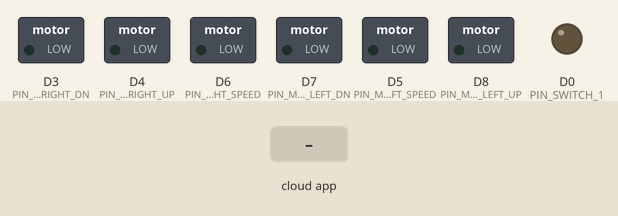
Bench run of a sketch on a simulated ESP8266 (NodeMCU). Parts: switched loads named in the sketch (green lamp = pin HIGH), output pins drawn as LEDs (lit = HIGH). Inputs (shaded band) come from the test bench. The RemoteXY app is connected.

Above: at 1.2 s.
1.3 s: the phone or cloud app sets joystick_1_x to -100
At 2.4 s:
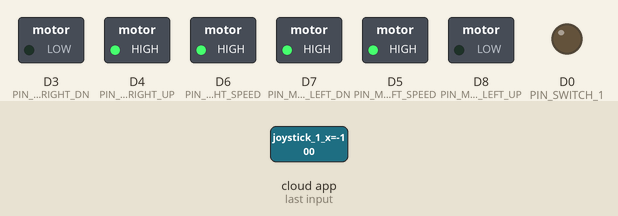
2.8 s: the phone or cloud app sets joystick_1_y to -100
At 3.5 s:
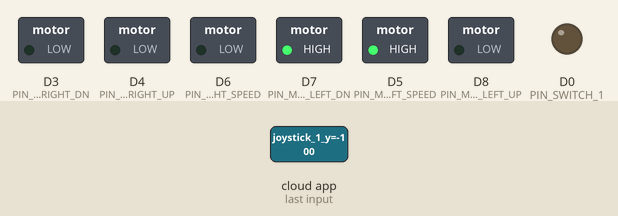
4.3 s: the phone or cloud app sets switch_1 to 1
At 4.7 s:
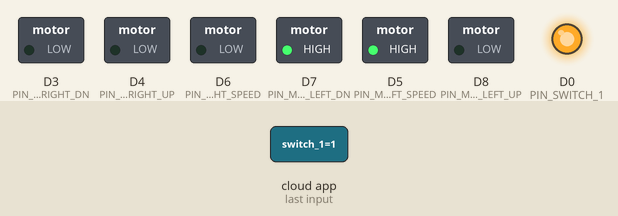
5.8 s: the phone or cloud app sets joystick_1_x to 0
At 7.0 s:
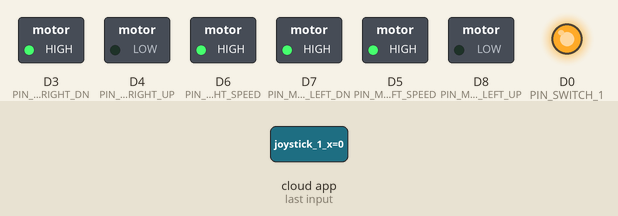
7.3 s: the phone or cloud app sets joystick_1_y to 0
At 8.1 s:
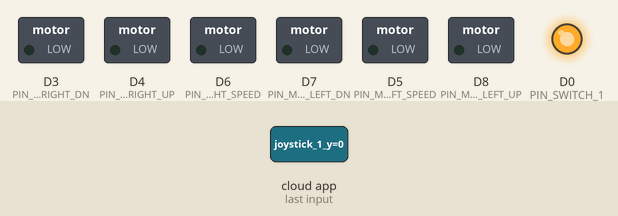
8.8 s: the phone or cloud app sets joystick_1_x to 100
At 9.3 s:
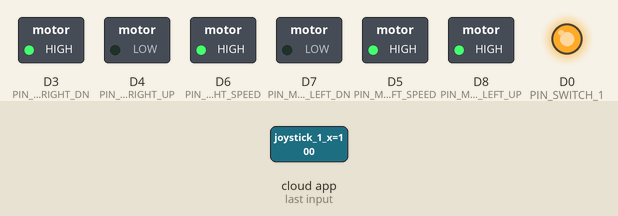
Timing chart, 0 to 11.3 s (numbered marks = the images above; inputs shaded):
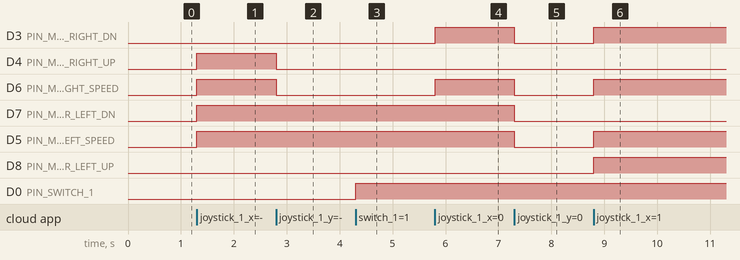

The sketch:

TECHNOXY.ino
```cpp
// RemoteXY select connection mode and include library
#define REMOTEXY_MODE__ESP8266WIFI_LIB_POINT
#include <ESP8266WiFi.h>

#include <RemoteXY.h>

// RemoteXY connection settings
#define REMOTEXY_WIFI_SSID "TECHNO MADE"
#define REMOTEXY_WIFI_PASSWORD ""
#define REMOTEXY_SERVER_PORT 6377
#define REMOTEXY_ACCESS_PASSWORD "TM"


// RemoteXY configurate
#pragma pack(push, 1)
uint8_t RemoteXY_CONF[] =
  { 255,3,0,0,0,49,0,8,2,0,
  5,37,65,28,30,30,6,164,165,2,
  1,4,2,22,11,6,164,31,31,111,
  110,32,0,111,102,102,0,129,0,6,
  15,74,10,6,84,69,67,72,78,79,
  32,77,65,68,69,0 };

// this structure defines all the variables of your control interface
struct {

    // input variable
  int8_t joystick_1_x; // =-100..100 x-coordinate joystick position
  int8_t joystick_1_y; // =-100..100 y-coordinate joystick position
  uint8_t switch_1; // =1 if switch ON and =0 if OFF

    // other variable
  uint8_t connect_flag;  // =1 if wire connected, else =0

} RemoteXY;
#pragma pack(pop)

/////////////////////////////////////////////
//           END RemoteXY include          //
/////////////////////////////////////////////

#define PIN_SWITCH_1 D0
#define PIN_MOTOR_LEFT_SPEED   14          // Enable/speed motors Right        GPIO14(D5)
#define PIN_MOTOR_RIGHT_SPEED   12          // Enable/speed motors Left         GPIO12(D6)
#define PIN_MOTOR_LEFT_UP  15          // L298N in1 motors Right           GPIO15(D8)
#define PIN_MOTOR_LEFT_DN  13          // L298N in2 motors Right           GPIO13(D7)
#define PIN_MOTOR_RIGHT_UP  2           // L298N in3 motors Left            GPIO2(D4)
#define PIN_MOTOR_RIGHT_DN  0           // L298N in4 motors Left            GPIO0(D3)


unsigned char RightMotor[3] =
  {PIN_MOTOR_RIGHT_UP, PIN_MOTOR_RIGHT_DN, PIN_MOTOR_RIGHT_SPEED};
unsigned char LeftMotor[3] =
  {PIN_MOTOR_LEFT_UP, PIN_MOTOR_LEFT_DN, PIN_MOTOR_LEFT_SPEED};


void Wheel (unsigned char * motor, int v)
{
  if (v>100) v=100;
  if (v<-100) v=-100;
  if (v>0) {
    digitalWrite(motor[0], HIGH);
    digitalWrite(motor[1], LOW);
    analogWrite(motor[2], v*10.23);
  }
  else if (v<0) {
    digitalWrite(motor[0], LOW);
    digitalWrite(motor[1], HIGH);
    analogWrite(motor[2], (-v)*10.23);
  }
  else {
    digitalWrite(motor[0], LOW);
    digitalWrite(motor[1], LOW);
    analogWrite(motor[2], 0);
  }
}

void setup()
{
  RemoteXY_Init ();

  pinMode (PIN_SWITCH_1, OUTPUT);

   pinMode(PIN_MOTOR_LEFT_SPEED, OUTPUT);
 pinMode(PIN_MOTOR_RIGHT_SPEED, OUTPUT);
 pinMode (PIN_MOTOR_RIGHT_UP, OUTPUT);
  pinMode (PIN_MOTOR_RIGHT_DN, OUTPUT);
  pinMode (PIN_MOTOR_LEFT_UP, OUTPUT);
  pinMode (PIN_MOTOR_LEFT_DN, OUTPUT);


}

void loop()
{
  RemoteXY_Handler ();

  digitalWrite(PIN_SWITCH_1, (RemoteXY.switch_1==0)?LOW:HIGH);
  /* manage the right motor */
  Wheel (RightMotor, RemoteXY.joystick_1_y - RemoteXY.joystick_1_x);
  /* manage the left motor */
  Wheel (LeftMotor, RemoteXY.joystick_1_y + RemoteXY.joystick_1_x);

}
```

Measured:
- after the input at 1.3 s, D4 (PIN_MOTOR_RIGHT_UP), D6 (PIN_MOTOR_RIGHT_SPEED), D7 (PIN_MOTOR_LEFT_DN), D5 (PIN_MOTOR_LEFT_SPEED): LOW → HIGH at once
- after the input at 2.8 s, D4 (PIN_MOTOR_RIGHT_UP), D6 (PIN_MOTOR_RIGHT_SPEED): HIGH → LOW at once
- after the input at 4.3 s, D0 (PIN_SWITCH_1): LOW → HIGH at once
- after the input at 5.8 s, D3 (PIN_MOTOR_RIGHT_DN), D6 (PIN_MOTOR_RIGHT_SPEED): LOW → HIGH at once
- after the input at 7.3 s, D3 (PIN_MOTOR_RIGHT_DN), D6 (PIN_MOTOR_RIGHT_SPEED), D7 (PIN_MOTOR_LEFT_DN), D5 (PIN_MOTOR_LEFT_SPEED): HIGH → LOW at once
- after the input at 8.8 s, D3 (PIN_MOTOR_RIGHT_DN), D6 (PIN_MOTOR_RIGHT_SPEED), D5 (PIN_MOTOR_LEFT_SPEED), D8 (PIN_MOTOR_LEFT_UP): LOW → HIGH at once
